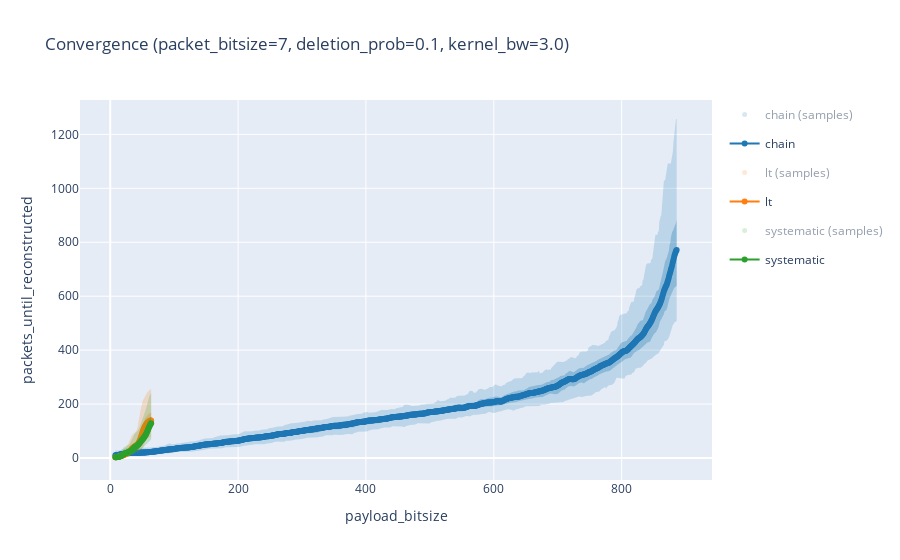

Here is the notebook cell this chart was saved with:
### Markdown cell above
### Plot results

### Code cell
import numpy as np
import pandas as pd
import plotly.express as px
import plotly.graph_objects as go

# =========================
# Config
# =========================

BANDS = [0.5, 0.95]

# Kernel bandwidth measured in "payload_bitsize units"
# Higher => more smoothing (wider neighborhood)
KERNEL_BW = 3.0


# =========================
# Colors
# =========================

palette = px.colors.qualitative.D3
impls = sorted(results_table["impl"].unique())
color_map = {impl: palette[i % len(palette)] for i, impl in enumerate(impls)}


def to_rgba(color, alpha):
    if color.startswith("rgb"):
        r, g, b = map(int, color[color.find("(") + 1 : color.find(")")].split(","))
    else:
        c = color.lstrip("#")
        r, g, b = int(c[0:2], 16), int(c[2:4], 16), int(c[4:6], 16)
    return f"rgba({r},{g},{b},{alpha})"


# =========================
# Weighted stats
# =========================


def gaussian_kernel(dx, bw):
    # dx: array of (x - x0)
    return np.exp(-0.5 * (dx / bw) ** 2)


def weighted_mean(y, w):
    sw = w.sum()
    if sw <= 0:
        return np.nan
    return (w * y).sum() / sw


def weighted_quantile(y, w, q):
    """
    Weighted quantile for q in [0,1].
    Uses the standard definition based on cumulative normalized weights.
    """
    y = np.asarray(y, dtype=float)
    w = np.asarray(w, dtype=float)

    mask = np.isfinite(y) & np.isfinite(w) & (w > 0)
    y = y[mask]
    w = w[mask]

    if len(y) == 0:
        return np.nan

    order = np.argsort(y)
    y = y[order]
    w = w[order]

    cw = np.cumsum(w)
    total = cw[-1]
    if total <= 0:
        return np.nan

    t = q * total
    idx = np.searchsorted(cw, t, side="left")
    idx = min(max(idx, 0), len(y) - 1)
    return y[idx]


# =========================
# Kernel-smoothed asymmetric bands from neighborhood samples
# =========================


def compute_kernel_asymmetric_bands(raw_df, bands, bw, min_total_weight=1e-12):
    rows = []

    for impl, g in raw_df.groupby("impl"):
        x_all = g["payload_bitsize"].to_numpy(dtype=float)
        y_all = g["packets_until_reconstructed"].to_numpy(dtype=float)

        # Evaluate summaries at observed payload values (unique x)
        x_grid = np.sort(g["payload_bitsize"].unique().astype(float))

        for x0 in x_grid:
            w = gaussian_kernel(x_all - x0, bw)
            sw = w.sum()

            if sw < min_total_weight:
                continue

            m = weighted_mean(y_all, w)
            if not np.isfinite(m):
                continue

            # asymmetric split around the *kernel-weighted* mean at x0
            above_mask = y_all >= m
            below_mask = y_all <= m

            ya, wa = y_all[above_mask], w[above_mask]
            yb, wb = y_all[below_mask], w[below_mask]

            row = {"impl": impl, "payload_bitsize": x0, "mean": m}

            for p in bands:
                # upper band: quantile among samples >= mean
                # lower band: quantile among samples <= mean
                up = weighted_quantile(ya, wa, p) if wa.sum() > 0 else m
                lo = weighted_quantile(yb, wb, 1 - p) if wb.sum() > 0 else m

                # Safety: keep ordering sane
                if not np.isfinite(up):
                    up = m
                if not np.isfinite(lo):
                    lo = m

                row[f"upper_{p}"] = max(up, m)
                row[f"lower_{p}"] = min(lo, m)

            rows.append(row)

    return (
        pd.DataFrame(rows)
        .sort_values(["impl", "payload_bitsize"])
        .reset_index(drop=True)
    )


bands_df = compute_kernel_asymmetric_bands(results_table, BANDS, bw=KERNEL_BW)

# =========================
# Plot
# =========================

fig = go.Figure()

for impl in impls:
    color = color_map[impl]

    # ---------- raw scatter ----------
    raw = results_table[results_table["impl"] == impl]
    fig.add_trace(
        go.Scatter(
            x=raw["payload_bitsize"],
            y=raw["packets_until_reconstructed"],
            mode="markers",
            name=f"{impl} (samples)",
            legendgroup=f"{impl}_scatter",
            marker=dict(color=to_rgba(color, 0.35), size=5),
            visible="legendonly",
        )
    )

    # ---------- kernel bands ----------
    df = bands_df[bands_df["impl"] == impl]
    x = df["payload_bitsize"].to_numpy()

    alpha_step = 0.1 / max(1, len(BANDS) - 1)
    for i, p in enumerate(sorted(BANDS, reverse=True)):
        alpha = 0.2 + i * alpha_step
        fillcolor = to_rgba(color, alpha)

        fig.add_trace(
            go.Scatter(
                x=x,
                y=df[f"upper_{p}"],
                mode="lines",
                line=dict(width=0),
                legendgroup=impl,
                showlegend=False,
                hoverinfo="skip",
            )
        )
        fig.add_trace(
            go.Scatter(
                x=x,
                y=df[f"lower_{p}"],
                mode="lines",
                line=dict(width=0),
                fill="tonexty",
                fillcolor=fillcolor,
                legendgroup=impl,
                showlegend=False,
                hoverinfo="skip",
            )
        )

    # ---------- kernel mean ----------
    fig.add_trace(
        go.Scatter(
            x=x,
            y=df["mean"],
            mode="lines+markers",
            name=impl,
            legendgroup=impl,
            line=dict(color=color),
            marker=dict(color=color, size=6),
        )
    )

fig.update_layout(
    title=f"Convergence (packet_bitsize={PACKET_BITSIZE}, deletion_prob={DELETION_PROB}, kernel_bw={KERNEL_BW})",
    xaxis_title="payload_bitsize",
    yaxis_title="packets_until_reconstructed",
    legend=dict(groupclick="togglegroup"),
)

fig.show()

### Figure 1 — Plotly figure (JSON) as saved in the notebook; plotly's stock layout.template omitted (floating-point values rounded to 4 significant figures; data arrays with more than 128 entries replaced by an {"elided": "..."} marker saying what was removed)
{"data": [{"legendgroup": "chain_scatter", "marker": {"color": "rgba(31,119,180,0.35)", "size": 5}, "mode": "markers", "name": "chain (samples)", "type": "scatter", "visible": "legendonly", "x": {"elided": "32825 int values"}, "y": {"elided": "32825 int values"}}, {"hoverinfo": "skip", "legendgroup": "chain", "line": {"width": 0}, "mode": "lines", "showlegend": false, "type": "scatter", "x": {"elided": "879 float values"}, "y": {"elided": "879 float values"}}, {"fill": "tonexty", "fillcolor": "rgba(31,119,180,0.2)", "hoverinfo": "skip", "legendgroup": "chain", "line": {"width": 0}, "mode": "lines", "showlegend": false, "type": "scatter", "x": {"elided": "879 float values"}, "y": {"elided": "879 float values"}}, {"hoverinfo": "skip", "legendgroup": "chain", "line": {"width": 0}, "mode": "lines", "showlegend": false, "type": "scatter", "x": {"elided": "879 float values"}, "y": {"elided": "879 float values"}}, {"fill": "tonexty", "fillcolor": "rgba(31,119,180,0.30000000000000004)", "hoverinfo": "skip", "legendgroup": "chain", "line": {"width": 0}, "mode": "lines", "showlegend": false, "type": "scatter", "x": {"elided": "879 float values"}, "y": {"elided": "879 float values"}}, {"legendgroup": "chain", "line": {"color": "#1F77B4"}, "marker": {"color": "#1F77B4", "size": 6}, "mode": "lines+markers", "name": "chain", "type": "scatter", "x": {"elided": "879 float values"}, "y": {"elided": "879 float values"}}, {"legendgroup": "lt_scatter", "marker": {"color": "rgba(255,127,14,0.35)", "size": 5}, "mode": "markers", "name": "lt (samples)", "type": "scatter", "visible": "legendonly", "x": {"elided": "32922 int values"}, "y": {"elided": "32922 int values"}}, {"hoverinfo": "skip", "legendgroup": "lt", "line": {"width": 0}, "mode": "lines", "showlegend": false, "type": "scatter", "x": [8.0, 9.0, 10.0, 11.0, 12.0, 13.0, 14.0, 15.0, 16.0, 17.0, 18.0, 19.0, 20.0, 21.0, 22.0, 23.0, 24.0, 25.0, 26.0, 27.0, 28.0, 29.0, 30.0, 31.0, 32.0, 33.0, 34.0, 35.0, 36.0, 37.0, 38.0, 39.0, 40.0, 41.0, 42.0, 43.0, 44.0, 45.0, 46.0, 47.0, 48.0, 49.0, 50.0, 51.0, 52.0, 53.0, 54.0, 55.0, 56.0, 57.0, 58.0, 59.0, 60.0, 61.0, 62.0, 63.0, 64.0], "y": [10.0, 12.0, 14.0, 14.0, 16.0, 16.0, 17.0, 19.0, 19.0, 20.0, 22.0, 24.0, 25.0, 28.0, 33.0, 36.0, 39.0, 41.0, 44.0, 47.0, 50.0, 56.0, 64.0, 71.0, 76.0, 81.0, 84.0, 86.0, 88.0, 90.0, 93.0, 96.0, 98.0, 101.0, 107.0, 117.0, 128.0, 143.0, 158.0, 172.0, 188.0, 197.0, 204.0, 213.0, 218.0, 222.0, 228.0, 230.0, 235.0, 241.0, 244.0, 246.0, 250.0, 252.0, 254.0, 254.0, 254.0]}, {"fill": "tonexty", "fillcolor": "rgba(255,127,14,0.2)", "hoverinfo": "skip", "legendgroup": "lt", "line": {"width": 0}, "mode": "lines", "showlegend": false, "type": "scatter", "x": [8.0, 9.0, 10.0, 11.0, 12.0, 13.0, 14.0, 15.0, 16.0, 17.0, 18.0, 19.0, 20.0, 21.0, 22.0, 23.0, 24.0, 25.0, 26.0, 27.0, 28.0, 29.0, 30.0, 31.0, 32.0, 33.0, 34.0, 35.0, 36.0, 37.0, 38.0, 39.0, 40.0, 41.0, 42.0, 43.0, 44.0, 45.0, 46.0, 47.0, 48.0, 49.0, 50.0, 51.0, 52.0, 53.0, 54.0, 55.0, 56.0, 57.0, 58.0, 59.0, 60.0, 61.0, 62.0, 63.0, 64.0], "y": [1.0, 1.0, 1.0, 1.0, 1.0, 1.0, 1.0, 1.0, 1.0, 2.0, 2.0, 3.0, 3.0, 3.0, 4.0, 4.0, 5.0, 6.0, 6.0, 7.0, 7.0, 8.0, 9.0, 10.0, 10.0, 11.0, 12.0, 13.0, 15.0, 17.0, 18.0, 20.0, 21.0, 22.0, 23.0, 24.0, 25.0, 26.0, 27.0, 28.0, 30.0, 32.0, 34.0, 37.0, 42.0, 49.0, 55.0, 59.0, 63.0, 67.0, 70.0, 73.0, 74.0, 76.0, 77.0, 78.0, 79.0]}, {"hoverinfo": "skip", "legendgroup": "lt", "line": {"width": 0}, "mode": "lines", "showlegend": false, "type": "scatter", "x": [8.0, 9.0, 10.0, 11.0, 12.0, 13.0, 14.0, 15.0, 16.0, 17.0, 18.0, 19.0, 20.0, 21.0, 22.0, 23.0, 24.0, 25.0, 26.0, 27.0, 28.0, 29.0, 30.0, 31.0, 32.0, 33.0, 34.0, 35.0, 36.0, 37.0, 38.0, 39.0, 40.0, 41.0, 42.0, 43.0, 44.0, 45.0, 46.0, 47.0, 48.0, 49.0, 50.0, 51.0, 52.0, 53.0, 54.0, 55.0, 56.0, 57.0, 58.0, 59.0, 60.0, 61.0, 62.0, 63.0, 64.0], "y": [4.0, 5.0, 6.0, 6.0, 7.0, 7.0, 8.0, 10.0, 10.0, 11.0, 12.0, 13.0, 13.0, 14.0, 17.0, 19.0, 20.0, 23.0, 24.0, 26.0, 28.0, 30.0, 33.0, 35.0, 38.0, 42.0, 46.0, 48.0, 50.0, 53.0, 54.0, 57.0, 58.0, 61.0, 64.0, 66.0, 71.0, 77.0, 85.0, 94.0, 104.0, 112.0, 120.0, 126.0, 134.0, 139.0, 145.0, 148.0, 152.0, 156.0, 159.0, 161.0, 163.0, 165.0, 166.0, 167.0, 168.0]}, {"fill": "tonexty", "fillcolor": "rgba(255,127,14,0.30000000000000004)", "hoverinfo": "skip", "legendgroup": "lt", "line": {"width": 0}, "mode": "lines", "showlegend": false, "type": "scatter", "x": [8.0, 9.0, 10.0, 11.0, 12.0, 13.0, 14.0, 15.0, 16.0, 17.0, 18.0, 19.0, 20.0, 21.0, 22.0, 23.0, 24.0, 25.0, 26.0, 27.0, 28.0, 29.0, 30.0, 31.0, 32.0, 33.0, 34.0, 35.0, 36.0, 37.0, 38.0, 39.0, 40.0, 41.0, 42.0, 43.0, 44.0, 45.0, 46.0, 47.0, 48.0, 49.0, 50.0, 51.0, 52.0, 53.0, 54.0, 55.0, 56.0, 57.0, 58.0, 59.0, 60.0, 61.0, 62.0, 63.0, 64.0], "y": [1.0, 2.0, 2.0, 2.0, 2.0, 2.0, 3.0, 4.0, 4.0, 5.0, 5.0, 6.0, 6.0, 7.0, 8.0, 9.0, 10.0, 11.0, 12.0, 13.0, 14.0, 15.0, 17.0, 18.0, 19.0, 21.0, 24.0, 26.0, 28.0, 30.0, 32.0, 33.0, 34.0, 35.0, 37.0, 38.0, 40.0, 42.0, 45.0, 48.0, 52.0, 58.0, 65.0, 72.0, 78.0, 84.0, 89.0, 93.0, 96.0, 100.0, 102.0, 105.0, 107.0, 109.0, 111.0, 112.0, 113.0]}, {"legendgroup": "lt", "line": {"color": "#FF7F0E"}, "marker": {"color": "#FF7F0E", "size": 6}, "mode": "lines+markers", "name": "lt", "type": "scatter", "x": [8.0, 9.0, 10.0, 11.0, 12.0, 13.0, 14.0, 15.0, 16.0, 17.0, 18.0, 19.0, 20.0, 21.0, 22.0, 23.0, 24.0, 25.0, 26.0, 27.0, 28.0, 29.0, 30.0, 31.0, 32.0, 33.0, 34.0, 35.0, 36.0, 37.0, 38.0, 39.0, 40.0, 41.0, 42.0, 43.0, 44.0, 45.0, 46.0, 47.0, 48.0, 49.0, 50.0, 51.0, 52.0, 53.0, 54.0, 55.0, 56.0, 57.0, 58.0, 59.0, 60.0, 61.0, 62.0, 63.0, 64.0], "y": [2.791, 3.017, 3.336, 3.761, 4.292, 4.914, 5.594, 6.295, 6.99, 7.677, 8.378, 9.135, 9.994, 10.99, 12.15, 13.45, 14.86, 16.33, 17.82, 19.31, 20.84, 22.49, 24.36, 26.5, 28.92, 31.51, 34.13, 36.63, 38.89, 40.86, 42.59, 44.14, 45.62, 47.19, 49.02, 51.34, 54.41, 58.47, 63.66, 69.93, 77.04, 84.57, 92.02, 98.99, 105.3, 110.8, 115.7, 120.0, 123.8, 127.1, 130.0, 132.5, 134.6, 136.3, 137.6, 138.7, 139.5]}, {"legendgroup": "systematic_scatter", "marker": {"color": "rgba(44,160,44,0.35)", "size": 5}, "mode": "markers", "name": "systematic (samples)", "type": "scatter", "visible": "legendonly", "x": {"elided": "33553 int values"}, "y": {"elided": "33553 int values"}}, {"hoverinfo": "skip", "legendgroup": "systematic", "line": {"width": 0}, "mode": "lines", "showlegend": false, "type": "scatter", "x": [8.0, 9.0, 10.0, 11.0, 12.0, 13.0, 14.0, 15.0, 16.0, 17.0, 18.0, 19.0, 20.0, 21.0, 22.0, 23.0, 24.0, 25.0, 26.0, 27.0, 28.0, 29.0, 30.0, 31.0, 32.0, 33.0, 34.0, 35.0, 36.0, 37.0, 38.0, 39.0, 40.0, 41.0, 42.0, 43.0, 44.0, 45.0, 46.0, 47.0, 48.0, 49.0, 50.0, 51.0, 52.0, 53.0, 54.0, 55.0, 56.0, 57.0, 58.0, 59.0, 60.0, 61.0, 62.0, 63.0, 64.0], "y": [9.0, 10.0, 10.0, 11.0, 12.0, 15.0, 16.0, 19.0, 23.0, 27.0, 32.0, 34.0, 38.0, 39.0, 41.0, 42.0, 43.0, 44.0, 45.0, 46.0, 48.0, 49.0, 51.0, 55.0, 60.0, 67.0, 73.0, 80.0, 83.0, 86.0, 89.0, 92.0, 94.0, 96.0, 99.0, 102.0, 106.0, 109.0, 115.0, 121.0, 127.0, 134.0, 141.0, 147.0, 151.0, 159.0, 166.0, 173.0, 182.0, 191.0, 202.0, 211.0, 221.0, 228.0, 233.0, 237.0, 240.0]}, {"fill": "tonexty", "fillcolor": "rgba(44,160,44,0.2)", "hoverinfo": "skip", "legendgroup": "systematic", "line": {"width": 0}, "mode": "lines", "showlegend": false, "type": "scatter", "x": [8.0, 9.0, 10.0, 11.0, 12.0, 13.0, 14.0, 15.0, 16.0, 17.0, 18.0, 19.0, 20.0, 21.0, 22.0, 23.0, 24.0, 25.0, 26.0, 27.0, 28.0, 29.0, 30.0, 31.0, 32.0, 33.0, 34.0, 35.0, 36.0, 37.0, 38.0, 39.0, 40.0, 41.0, 42.0, 43.0, 44.0, 45.0, 46.0, 47.0, 48.0, 49.0, 50.0, 51.0, 52.0, 53.0, 54.0, 55.0, 56.0, 57.0, 58.0, 59.0, 60.0, 61.0, 62.0, 63.0, 64.0], "y": [1.0, 1.0, 1.0, 1.0, 1.0, 1.0, 1.0, 1.0, 1.0, 2.0, 2.0, 2.0, 3.0, 3.0, 4.0, 4.0, 5.0, 6.0, 7.0, 8.0, 8.0, 9.0, 10.0, 10.0, 11.0, 12.0, 12.0, 13.0, 14.0, 16.0, 17.0, 18.0, 19.0, 20.0, 21.0, 23.0, 24.0, 25.0, 26.0, 28.0, 30.0, 32.0, 34.0, 37.0, 39.0, 42.0, 45.0, 48.0, 49.0, 52.0, 54.0, 57.0, 59.0, 61.0, 64.0, 66.0, 69.0]}, {"hoverinfo": "skip", "legendgroup": "systematic", "line": {"width": 0}, "mode": "lines", "showlegend": false, "type": "scatter", "x": [8.0, 9.0, 10.0, 11.0, 12.0, 13.0, 14.0, 15.0, 16.0, 17.0, 18.0, 19.0, 20.0, 21.0, 22.0, 23.0, 24.0, 25.0, 26.0, 27.0, 28.0, 29.0, 30.0, 31.0, 32.0, 33.0, 34.0, 35.0, 36.0, 37.0, 38.0, 39.0, 40.0, 41.0, 42.0, 43.0, 44.0, 45.0, 46.0, 47.0, 48.0, 49.0, 50.0, 51.0, 52.0, 53.0, 54.0, 55.0, 56.0, 57.0, 58.0, 59.0, 60.0, 61.0, 62.0, 63.0, 64.0], "y": [4.0, 5.0, 5.0, 5.0, 5.0, 6.0, 7.0, 8.0, 10.0, 11.0, 14.0, 16.0, 18.0, 19.0, 22.0, 23.0, 24.0, 25.0, 26.0, 27.0, 28.0, 29.0, 30.0, 31.0, 33.0, 36.0, 38.0, 42.0, 45.0, 48.0, 50.0, 52.0, 54.0, 56.0, 58.0, 60.0, 63.0, 66.0, 69.0, 73.0, 76.0, 79.0, 82.0, 86.0, 89.0, 94.0, 98.0, 103.0, 108.0, 115.0, 122.0, 130.0, 138.0, 144.0, 148.0, 152.0, 156.0]}, {"fill": "tonexty", "fillcolor": "rgba(44,160,44,0.30000000000000004)", "hoverinfo": "skip", "legendgroup": "systematic", "line": {"width": 0}, "mode": "lines", "showlegend": false, "type": "scatter", "x": [8.0, 9.0, 10.0, 11.0, 12.0, 13.0, 14.0, 15.0, 16.0, 17.0, 18.0, 19.0, 20.0, 21.0, 22.0, 23.0, 24.0, 25.0, 26.0, 27.0, 28.0, 29.0, 30.0, 31.0, 32.0, 33.0, 34.0, 35.0, 36.0, 37.0, 38.0, 39.0, 40.0, 41.0, 42.0, 43.0, 44.0, 45.0, 46.0, 47.0, 48.0, 49.0, 50.0, 51.0, 52.0, 53.0, 54.0, 55.0, 56.0, 57.0, 58.0, 59.0, 60.0, 61.0, 62.0, 63.0, 64.0], "y": [1.0, 2.0, 2.0, 2.0, 2.0, 2.0, 3.0, 3.0, 4.0, 4.0, 5.0, 6.0, 7.0, 8.0, 10.0, 11.0, 12.0, 13.0, 14.0, 15.0, 15.0, 16.0, 17.0, 18.0, 18.0, 20.0, 21.0, 23.0, 25.0, 26.0, 28.0, 30.0, 31.0, 32.0, 34.0, 36.0, 38.0, 39.0, 42.0, 45.0, 48.0, 51.0, 53.0, 56.0, 59.0, 61.0, 64.0, 67.0, 70.0, 73.0, 77.0, 81.0, 86.0, 90.0, 94.0, 98.0, 102.0]}, {"legendgroup": "systematic", "line": {"color": "#2CA02C"}, "marker": {"color": "#2CA02C", "size": 6}, "mode": "lines+markers", "name": "systematic", "type": "scatter", "x": [8.0, 9.0, 10.0, 11.0, 12.0, 13.0, 14.0, 15.0, 16.0, 17.0, 18.0, 19.0, 20.0, 21.0, 22.0, 23.0, 24.0, 25.0, 26.0, 27.0, 28.0, 29.0, 30.0, 31.0, 32.0, 33.0, 34.0, 35.0, 36.0, 37.0, 38.0, 39.0, 40.0, 41.0, 42.0, 43.0, 44.0, 45.0, 46.0, 47.0, 48.0, 49.0, 50.0, 51.0, 52.0, 53.0, 54.0, 55.0, 56.0, 57.0, 58.0, 59.0, 60.0, 61.0, 62.0, 63.0, 64.0], "y": [2.977, 3.018, 3.119, 3.305, 3.609, 4.059, 4.68, 5.491, 6.502, 7.717, 9.125, 10.69, 12.33, 13.96, 15.49, 16.83, 17.97, 18.92, 19.74, 20.52, 21.3, 22.17, 23.19, 24.42, 25.93, 27.75, 29.85, 32.14, 34.47, 36.7, 38.72, 40.51, 42.16, 43.82, 45.66, 47.77, 50.19, 52.87, 55.74, 58.71, 61.75, 64.79, 67.81, 70.8, 73.8, 76.91, 80.28, 84.08, 88.44, 93.41, 98.9, 104.7, 110.4, 115.9, 120.8, 125.0, 128.5]}], "layout": {"legend": {"groupclick": "togglegroup"}, "title": {"text": "Convergence (packet_bitsize=7, deletion_prob=0.1, kernel_bw=3.0)"}, "xaxis": {"title": {"text": "payload_bitsize"}}, "yaxis": {"title": {"text": "packets_until_reconstructed"}}}}
